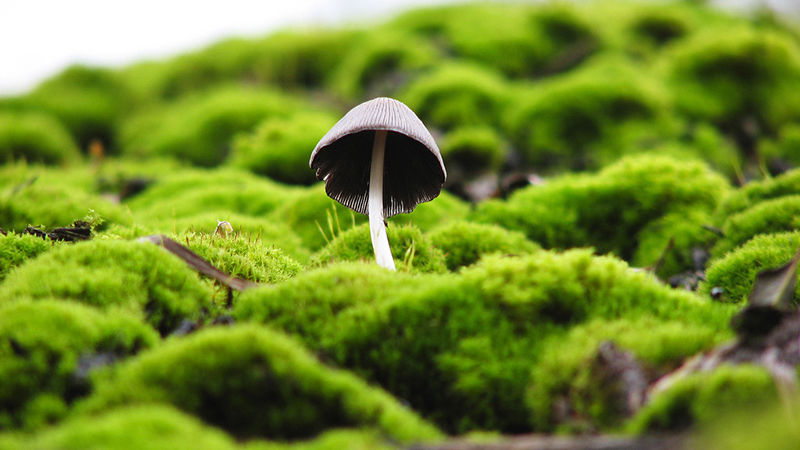
//> input picture CH5/LinearBlending/LinearBlending/mogu.jpg, 800 x 450 px
$ ./main   (built with g++ and OpenCV 4)
//> lines starting //> are read from the running program, lines starting //| are printed output that depends on the picture
/************************************************************************/
/*                  使用addWeight()函数进行线性混合叠加                */
/************************************************************************/
#include <opencv2/opencv.hpp>
#include <iostream>
using namespace cv;
using namespace std;

bool ROI_AddImage(){
	//1.读取图片
	Mat srcImage1 = imread("mogu.jpg");
//> srcImage1 is the input picture: 450 rows x 800 cols, CV_8UC3; mean B, G, R 41.7, 135.9, 113.1
	Mat srcImage2 = imread("rain.jpg");
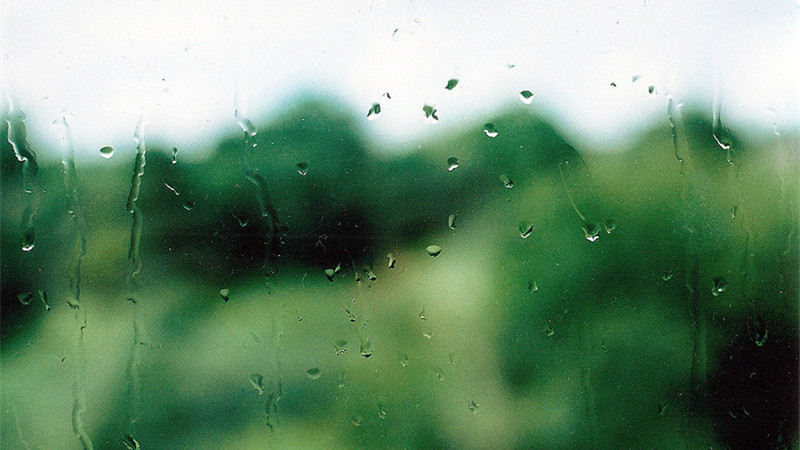
//> input picture CH5/LinearBlending/LinearBlending/rain.jpg, 800 x 450 px
//> srcImage2 is the input picture: 450 rows x 800 cols, CV_8UC3; mean B, G, R 113.5, 142, 109.7
	if (!srcImage1.data){
		cerr << " 读取mogu.jpg失败！ " << endl;
		return false;
	}
	if (!srcImage2.data){
		cerr << " 读取rain.jpg失败！ " << endl;
		return false;
	}
	Mat dstImage;
	double alpha = 0.3;
	double beta = 1 - alpha;

	//2.addWeight()函数进行混合权重叠加
	addWeighted(srcImage1, alpha, srcImage2, beta, 0.0, dstImage);
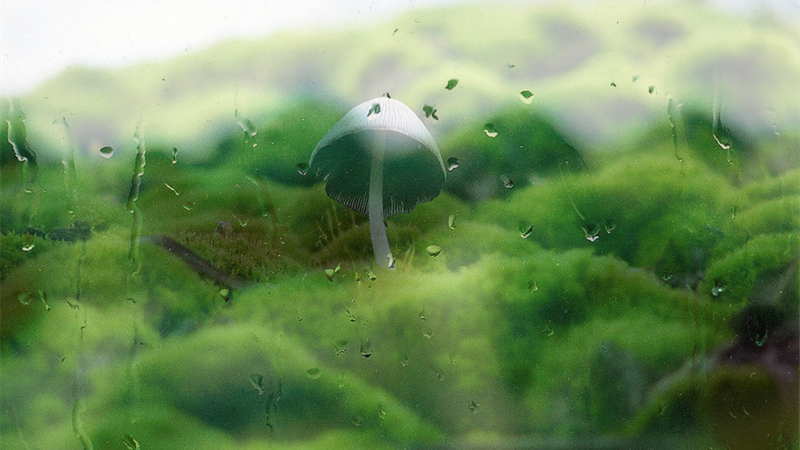
//> dstImage: 450 rows x 800 cols, CV_8UC3; mean B, G, R 92, 140.2, 110.7

	//3.显示结果
	namedWindow("利用AddWeight()实现图像叠加效果", 0);//可自行调整图片大小
	imshow("利用AddWeight()实现图像叠加效果", dstImage);

	waitKey(0);
	return true;
}

int main(){
	bool flag = ROI_AddImage();
	return 0;
}
